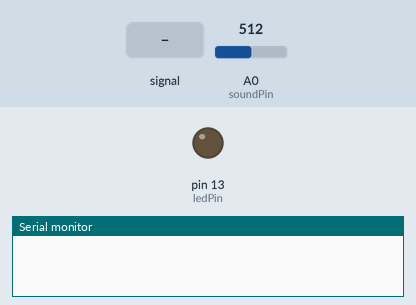
The sketch below on a simulated Arduino Nano, built with avr-gcc and run on an emulated ATmega328P. Shown: output pins drawn as LEDs (lit = HIGH), the last lines printed to the serial monitor. The test bench sets the inputs (shaded band); at power-on: A0 (soundPin) = 512.

Above: at 1.2 s.
1.3 s: A0 (soundPin) fed a 200 Hz sine of ±255 counts around its level
At 4.2 s:
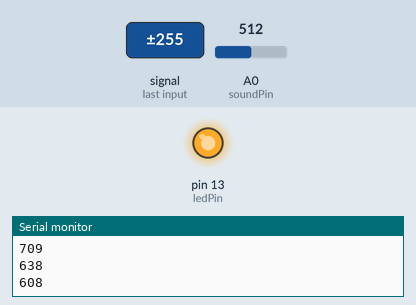
4.3 s: A0 (soundPin) set to 610
5.8 s: A0 (soundPin) set to 587
At 7.0 s:
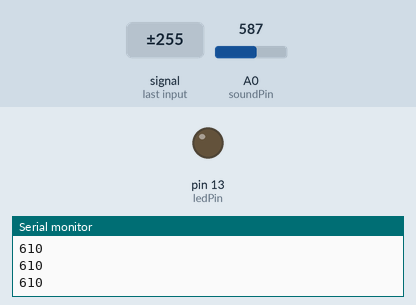
7.4 s: A0 (soundPin) set to 716
At 7.7 s:
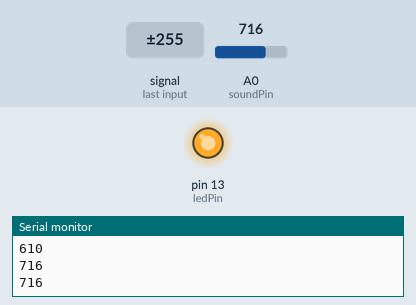
Timing chart, 0 to 9.9 s (numbered marks = the images above; inputs shaded):
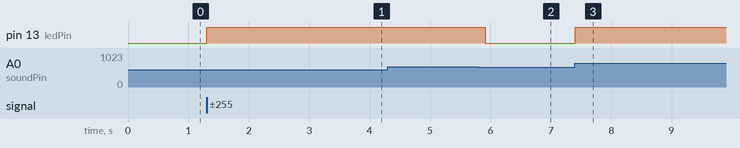

The sketch:

TestNoiseSensor.ino
```cpp
/*
 Name:		TestNoiseSensor.ino
 Created:	3/10/2020 5:00:44 PM
 Author:	MCP
*/

const int ledPin = 13; //pin 13 built-in led
const int soundPin = A0; //sound sensor attach to A0


// the setup function runs once when you press reset or power the board
void setup() {
	pinMode(ledPin, OUTPUT);//set pin13 as OUTPUT
	Serial.begin(115200); //initialize serial
}

// the loop function runs over and over again until power down or reset
void loop()
{
	int value = analogRead(soundPin);//read the value of A0
	//Serial.println(value);//print the value
	if (value > 600) //if the value is greater than 600
	{
        Serial.println(value);
		digitalWrite(ledPin, HIGH);//turn on the led
		delay(200);//delay 200ms
	}
	else
	{
		digitalWrite(ledPin, LOW);//turn off the led
	}

    //delay(100);
}
```

Measured:
- after the input at 1.3 s, pin 13 (ledPin): LOW → HIGH at once
- after the input at 5.8 s, pin 13 (ledPin): HIGH → LOW after 0.11 s
- after the input at 7.4 s, pin 13 (ledPin): LOW → HIGH at once
